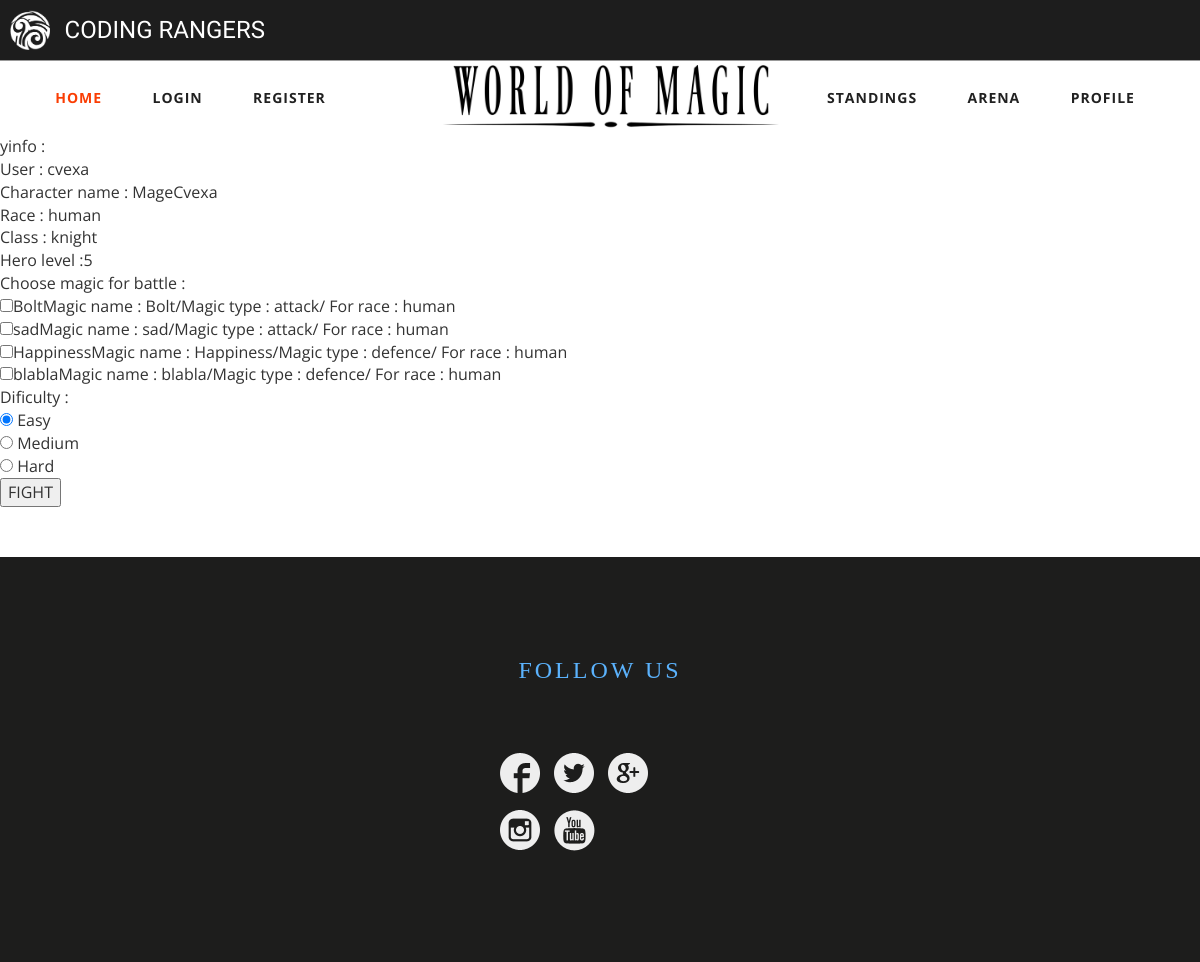
/pre-arena.php, run on the app's committed database.
### tables this page shows
CREATE TABLE `users` (
  `user_id` int(11) NOT NULL,
  `user_name` varchar(50) NOT NULL,
  `user_pass` varchar(50) NOT NULL,
  `user_avatar` varchar(200) NOT NULL,
  `characters_id` int(11) NOT NULL,
  `date_deleted` date DEFAULT NULL
);

CREATE TABLE `characters` (
  `char_id` int(11) NOT NULL,
  `char_name` varchar(50) NOT NULL,
  `class_id` int(11) NOT NULL,
  `char_xp` int(100) NOT NULL,
  `char_lv` int(11) NOT NULL
);

CREATE TABLE `race` (
  `race_id` int(11) NOT NULL,
  `race_name` varchar(50) NOT NULL
);

CREATE TABLE `class` (
  `class_id` int(11) NOT NULL,
  `class_name` varchar(50) NOT NULL,
  `race_id` int(11) NOT NULL,
  `class_avatar` varchar(200) NOT NULL
);

CREATE TABLE `magics` (
  `magic_id` int(11) NOT NULL,
  `magic_name` varchar(50) NOT NULL,
  `magic_type` int(11) NOT NULL,
  `magic_avatar` varchar(200) NOT NULL,
  `magic_power` int(11) NOT NULL,
  `magic_info` varchar(200) NOT NULL,
  `magic_req_lv` int(11) NOT NULL,
  `class_id` int(11) NOT NULL
);

CREATE TABLE `magic_type` (
  `type_id` int(11) NOT NULL,
  `type` varchar(10) NOT NULL
);

### pre-arena.php (the view, shortened to what this page needs)
<?php
include_once('header.php');
?>
<?php
$conn = mysqli_connect('localhost', 'root', '', 'wom');
if(!$conn){
	die("faill".mysqli_connect_error());
}else{
	echo "y";
}
$user_id = 2;
$read_query 	= "SELECT *
FROM users
JOIN characters ON `users`.`characters_id` = `characters`.`char_id`
JOIN class ON `characters`.`class_id` = `class`.`class_id`
JOIN race ON `class`.`race_id` = `race`.`race_id`
WHERE `users`.`user_id` = $user_id
";
$read_result = mysqli_query($conn, $read_query);
	if (mysqli_num_rows($read_result) > 0) {
		$res = mysqli_query($conn, $read_query);
			if (mysqli_num_rows($res) > 0){
		while($row = mysqli_fetch_assoc($read_result)){
			echo "info : <br>";
			echo "User : ".$row['user_name']."<br>Character name :  ".$row['char_name']."<br>Race :
			 ".$row['race_name']."<br>Class : ".$row['class_name']."<br> Hero level :".$row['char_lv']."<br>";
			 $char_lvl = $row['char_lv'];
			 $char_class = $row['class_id'];
}
}
}
$read_query2 = "SELECT *
FROM magics
 JOIN magic_type ON `magic_type`.`type_id` = `magics`.`magic_type`
 JOIN race ON `race`.`race_id` = `magics`.`class_id` WHERE `magics`.`magic_req_lv` <=  $char_lvl AND `magics`.`class_id` = $char_class";
$read_result2 = mysqli_query($conn, $read_query2);
	if (mysqli_num_rows($read_result2) > 0) {
		echo "<form action='pre-arena.php' method='GET'>";
		echo "Choose magic for battle : <br>";
		$res2 = mysqli_query($conn, $read_query2);
			if (mysqli_num_rows($res2) > 0){
		while($row2 = mysqli_fetch_assoc($read_result2)){
			echo "<input type='checkbox' name='chosen_magics' value='".$row2['magic_id']."'>".$row2['magic_name'];
			echo "Magic name : ".$row2['magic_name']."/Magic type : ".$row2['type']."/ For race : ".$row2['race_name']."<br>";
}
}
echo  "Dificulty :<br>";
echo '	<input type="radio" name="dificulty" value="easy" checked> Easy<br>
  		<input type="radio" name="dificulty" value="medium"> Medium<br>
  		<input type="radio" name="dificulty" value="hard"> Hard <br>';
echo "<input type='submit' name='submit' value='FIGHT'>";
echo "</form>";
}
?>
<?php
include_once('footer.php')
?>

### header.php (shortened to what this page needs)
<!DOCTYPE html>
<html lang="en">
<head>
<link href="css/bootstrap.css" rel="stylesheet" type="text/css" media="all" />
<link href="css/style.css" rel="stylesheet" type="text/css" media="all" />
<link rel="stylesheet" href="css/lightGallery.css" type="text/css" media="all" />
<link href="css/font-awesome.css" rel="stylesheet">
<link rel="stylesheet" type="text/css" href="style.css">
</head>
<body>
	<div class="header">
		<img src="symbol/symbol1_white.png" alt="Coding Ranger"><h3>CODING RANGERS</h3>
	</div>
	<div class="w3_navigation">
		<div class="container">
			<nav class="navbar navbar-default">
				<div class="navbar-header navbar-left">
					<div class="w3_navigation_pos">
						<h1><a href="index.html"><img src="img/header_logo.jpg" alt="World of Magic" height="70"></a></h1>
					</div>
				</div>
				<div class="collapse navbar-collapse navbar-right" id="bs-example-navbar-collapse-1">
					<nav class="cl-effect-5" id="cl-effect-5">
						<ul class="nav navbar-nav">
							<li class="active"><a href="index.html"><span data-hover="Home">Home</span></a></li>
							<li><a href="Login.php"><span data-hover="Login">Login</span></a></li>
							<li><a href="Register.php" style="z-index: 999;"><span data-hover="Register">Register</span></a></li>
							<li><a href="Standings.php"><span data-hover="Standings">Standings</span></a></li>
							<li><a href="Arena.php" ><span data-hover="Arena">Arena</span></a></li>
							<li><a href="Profile.php"><span data-hover="Profile">Profile</span></a></li>
						</ul>
					</nav>
				</div>
			</nav>
		</div>
	</div>

### footer.php (shortened to what this page needs)
<div class="contact" id="contact">
  <div class="container2">
	<div class="padding-contact">
		<div class="col-md-4 social-icons">
		  <h3>Follow Us</h3>
			<ul class="social">
				<li><a href="#" class="facebook" title="Go to Our Facebook Page"></a></li>
				<li><a href="#" class="twitter" title="Go to Our Twitter Account"></a></li>
				<li><a href="#" class="googleplus" title="Go to Our Google Plus Account"></a></li>
				<li><a href="#" class="instagram" title="Go to Our Instagram Account"></a></li>
				<li><a href="#" class="youtube" title="Go to Our Youtube Channel"></a></li>
			</ul>
		</div>
	  <div class="clearfix"></div>
	</div>
  </div>
</div>
<link href="css/owl.theme.css" rel="stylesheet">
 <link rel="stylesheet" href="css/owl.carousel.css" type="text/css" media="all">
</body>
</html>

### css/style.css (style rules this page uses)
html, body { font-size: 100%; font-family: 'Open Sans', sans-serif; background:#ffffff; margin: 0; }
p,ul li,ol li { margin:0; font-size:14px; letter-spacing: 1px; }
h1,h2,h3,h4,h5,h6 { font-family: 'Jura', sans-serif; text-transform:uppercase; margin:0; }
ul,label { margin:0; padding:0; }
input[type="submit"],input[type="reset"],.w3ls_footer_grid_leftl,.w3ls_footer_grid_leftr h4,.w3l_footer_pos p a,.w3ls_footer_grid_leftr a,.w3layouts_header_right ul li a,.w3ls_social li a,.w3_team_grid1_pos,.w3_team_grid1_pos img { transition: .5s ease-in; -webkit-transition: .5s ease-in; -moz-transition: .5s ease-in; -o-transition: .5s ease-in; -ms-transition: .5s ease-in; }
.header { padding: 0.6em 3em; background: #1d1d1d; }
.navbar-default { background: none; border: none; }
.navbar { margin-bottom: 0; }
.w3_navigation { border-top: 1px solid #999; position:relative; }
.navbar-nav { float: none; margin: 1em 0 1em 0; }
.navbar-collapse { padding: 0; }
.navbar-right { float: none !important; margin-right: 0; }
.navbar-default .navbar-nav > .active > a, .navbar-default .navbar-nav > .active > a:hover, .navbar-default .navbar-nav > .active > a:focus { color:#fa3d03; background: none; }
.navbar-default .navbar-nav > li > a { color: #212121; }
.navbar-nav > li > a { margin:1em 1.8em; padding: 0; line-height: 1em; font-weight: bold; text-transform: uppercase; }
.navbar-nav > li:nth-child(3) a { margin-right: 34em !important; }
.navbar-nav > li:nth-child(6) a { margin-right:0px!important; }
.w3_navigation_pos { position: absolute; top: 24%; left: 35%; z-index: 999; }
.w3_navigation_pos h1 a { font-size: 1em; color: #212121; text-decoration: none; padding: 0.1em .4em; font-weight: 700; text-transform: uppercase; font-family: 'Jura', sans-serif; }
.cl-effect-5 a { overflow: hidden; padding: 0 4px; }
.cl-effect-5 a span { position: relative; display: inline-block; -webkit-transition: -webkit-transform 0.3s; -moz-transition: -moz-transform 0.3s; transition: transform 0.3s; }
.cl-effect-5 a span::before { position: absolute; top: 100%; content: attr(data-hover); -webkit-transform: translate3d(0,0,0); -moz-transform: translate3d(0,0,0); transform: translate3d(0,0,0); }
.contact { margin-top: 50px; background:#1d1d1c; }
.padding-contact { padding:100px 0; font-family: "Abel-Regular"; margin-left: 40%; }
.padding-contact h3 { font-family: "BlackOpsOne-Regular"; font-size:24px; padding-bottom:20px; color:#5bb2fc; letter-spacing: 3px; text-align:left; }
.social { padding-top:45px; }
.social-icons h3 { text-align:center; }
ul.social li { display: inline-block; }
ul.social li a { display: inline-block; width: 50px; height: 50px; background: url("../images/img-sprite.png") no-repeat 0px 0px; transition:0.5s all; -webkit-transition:0.5s all; -moz-transition:0.5s all; -o-transition:0.5s all; -ms-transition:0.5s all; text-decoration: none; }
ul.social li a.facebook { background-position: 0px 0px; }
ul.social li a.twitter { background-position: -50px 0px; }
ul.social li a.googleplus { background-position: -100px 0px; }
ul.social li a.instagram { background-position: -150px 0px; }
ul.social li a.youtube { background-position: -200px 0px; }
.header { background: #1d1d1d; padding: 10px; color: #fff; }
.header img { vertical-align: top; display: inline-block; height: 40px; }
.header h3 { vertical-align: top; display: inline-block; margin-left: 15px; line-height: 40px; }
.w3_navigation_pos h1 a img { margin-top: -14px; }

### style.css (style rules this page uses)
head,html,body,div,p,video { padding: 0; margin: 0; }

### data on the page
users: user_name "cvexa", characters.char_name "MageCvexa", race.race_name "human", class.class_name "knight", characters.char_lv "5"
magics: magic_name "Bolt", magic_type.type "attack", race.race_name "human"
magics: magic_name "sad", magic_type.type "attack", race.race_name "human"
magics: magic_name "Happiness", magic_type.type "defence", race.race_name "human"
magics: magic_name "blabla", magic_type.type "defence", race.race_name "human"
